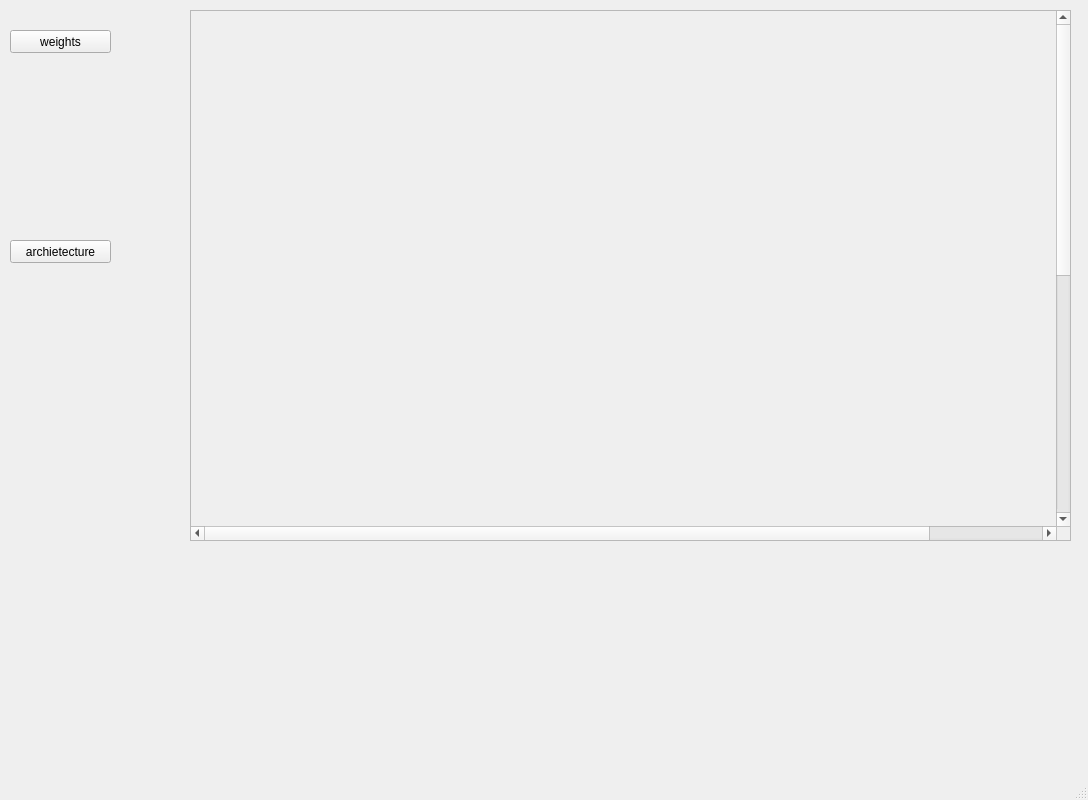
<?xml version="1.0" encoding="UTF-8"?>
<ui version="4.0">
 <class>MainWindow</class>
 <widget class="QMainWindow" name="MainWindow">
  <property name="geometry">
   <rect>
    <x>0</x>
    <y>0</y>
    <width>1088</width>
    <height>800</height>
   </rect>
  </property>
  <property name="windowTitle">
   <string>MainWindow</string>
  </property>
  <widget class="QWidget" name="centralwidget">
   <widget class="MatplotlibWidget" name="matplotlibwidget_static" native="true">
    <property name="geometry">
     <rect>
      <x>399</x>
      <y>10</y>
      <width>301</width>
      <height>700</height>
     </rect>
    </property>
   </widget>
   <widget class="QPushButton" name="pushButton">
    <property name="geometry">
     <rect>
      <x>10</x>
      <y>30</y>
      <width>101</width>
      <height>23</height>
     </rect>
    </property>
    <property name="text">
     <string>weights</string>
    </property>
   </widget>
   <widget class="QPushButton" name="pushButton_2">
    <property name="geometry">
     <rect>
      <x>10</x>
      <y>240</y>
      <width>101</width>
      <height>23</height>
     </rect>
    </property>
    <property name="text">
     <string>archietecture</string>
    </property>
   </widget>
   <widget class="QScrollArea" name="scrollArea">
    <property name="geometry">
     <rect>
      <x>190</x>
      <y>10</y>
      <width>881</width>
      <height>531</height>
     </rect>
    </property>
    <property name="widgetResizable">
     <bool>true</bool>
    </property>
    <widget class="QWidget" name="scrollAreaWidgetContents">
     <property name="geometry">
      <rect>
       <x>0</x>
       <y>0</y>
       <width>1000</width>
       <height>1000</height>
      </rect>
     </property>
     <property name="minimumSize">
      <size>
       <width>1000</width>
       <height>1000</height>
      </size>
     </property>
     <widget class="MatplotlibWidget" name="matplotlibwidget_static_2" native="true">
      <property name="geometry">
       <rect>
        <x>10</x>
        <y>10</y>
        <width>831</width>
        <height>491</height>
       </rect>
      </property>
     </widget>
    </widget>
   </widget>
  </widget>
  <widget class="QMenuBar" name="menubar">
   <property name="geometry">
    <rect>
     <x>0</x>
     <y>0</y>
     <width>1088</width>
     <height>23</height>
    </rect>
   </property>
  </widget>
  <widget class="QStatusBar" name="statusbar"/>
 </widget>
 <customwidgets>
  <customwidget>
   <class>MatplotlibWidget</class>
   <extends>QWidget</extends>
   <header location="global">matplotlibwidget.h</header>
   <container>1</container>
  </customwidget>
 </customwidgets>
 <resources/>
 <connections>
  <connection>
   <sender>pushButton</sender>
   <signal>clicked()</signal>
   <receiver>matplotlibwidget_static</receiver>
   <slot>show()</slot>
   <hints>
    <hint type="sourcelabel">
     <x>84</x>
     <y>56</y>
    </hint>
    <hint type="destinationlabel">
     <x>499</x>
     <y>78</y>
    </hint>
   </hints>
  </connection>
  <connection>
   <sender>pushButton_2</sender>
   <signal>clicked()</signal>
   <receiver>matplotlibwidget_static_2</receiver>
   <slot>show()</slot>
   <hints>
    <hint type="sourcelabel">
     <x>36</x>
     <y>276</y>
    </hint>
    <hint type="destinationlabel">
     <x>245</x>
     <y>219</y>
    </hint>
   </hints>
  </connection>
  <connection>
   <sender>pushButton</sender>
   <signal>clicked()</signal>
   <receiver>matplotlibwidget_static_2</receiver>
   <slot>hide()</slot>
   <hints>
    <hint type="sourcelabel">
     <x>104</x>
     <y>59</y>
    </hint>
    <hint type="destinationlabel">
     <x>267</x>
     <y>114</y>
    </hint>
   </hints>
  </connection>
  <connection>
   <sender>pushButton_2</sender>
   <signal>clicked()</signal>
   <receiver>matplotlibwidget_static</receiver>
   <slot>hide()</slot>
   <hints>
    <hint type="sourcelabel">
     <x>71</x>
     <y>271</y>
    </hint>
    <hint type="destinationlabel">
     <x>497</x>
     <y>183</y>
    </hint>
   </hints>
  </connection>
  <connection>
   <sender>pushButton</sender>
   <signal>clicked()</signal>
   <receiver>scrollArea</receiver>
   <slot>hide()</slot>
   <hints>
    <hint type="sourcelabel">
     <x>55</x>
     <y>68</y>
    </hint>
    <hint type="destinationlabel">
     <x>212</x>
     <y>42</y>
    </hint>
   </hints>
  </connection>
  <connection>
   <sender>pushButton_2</sender>
   <signal>clicked()</signal>
   <receiver>scrollArea</receiver>
   <slot>show()</slot>
   <hints>
    <hint type="sourcelabel">
     <x>99</x>
     <y>275</y>
    </hint>
    <hint type="destinationlabel">
     <x>198</x>
     <y>272</y>
    </hint>
   </hints>
  </connection>
 </connections>
</ui>
